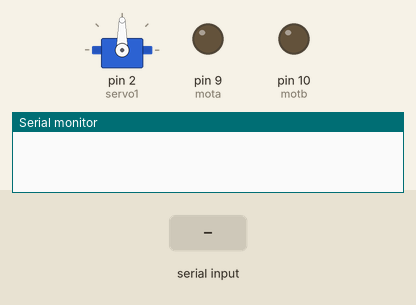
Simulated run of this sketch. Board: Arduino Uno, built with avr-gcc and run on an emulated ATmega328P. On the bench: servo, output pins drawn as LEDs (lit = HIGH), the last lines printed to the serial monitor. Inputs (shaded band) come from the test bench.

Above: at 1.2 s.
1.3 s: "a" received over Serial
At 1.7 s:
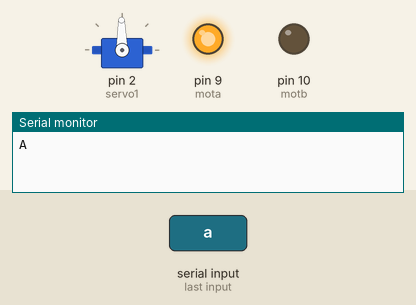
2.8 s: "b" received over Serial
At 4.0 s:
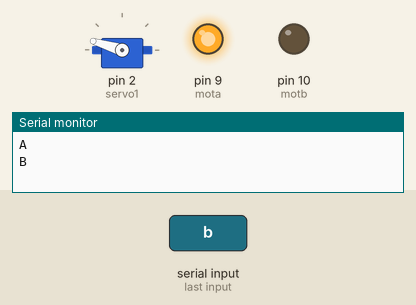
4.3 s: "c" received over Serial
At 5.1 s:
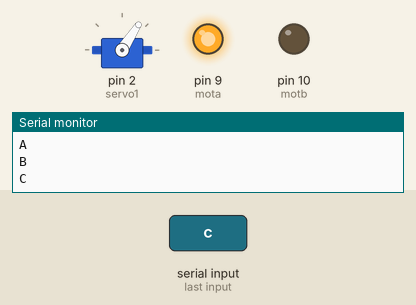
5.8 s: "d" received over Serial
At 6.3 s:
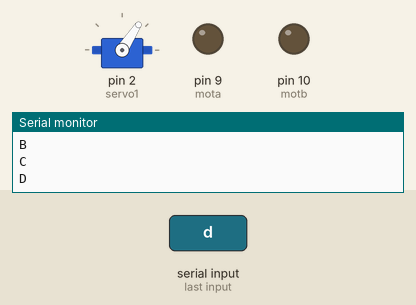
7.3 s: "b" received over Serial
At 8.6 s:
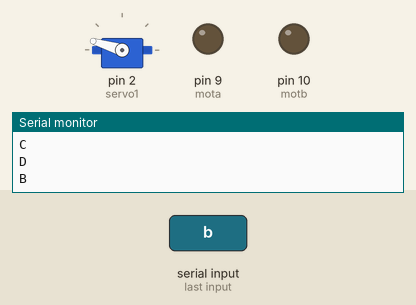
Timing chart, 0 to 9.8 s (numbered marks = the images above; inputs shaded):
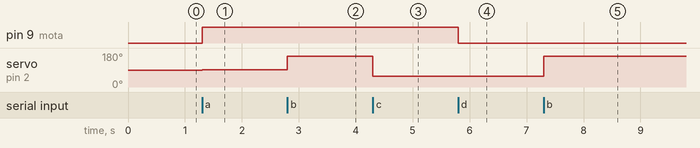

Measured:
- after the input at 1.3 s, pin 9 (mota): LOW → HIGH at once; servo on pin 2 (servo1): 90° → 91° at once
- after the input at 2.8 s, servo on pin 2 (servo1): 91° → 163° at once
- after the input at 4.3 s, servo on pin 2 (servo1): 163° → 57° at once
- after the input at 5.8 s, pin 9 (mota): HIGH → LOW at once
- after the input at 7.3 s, servo on pin 2 (servo1): 57° → 163° at once

The sketch:

startbot.ino
```cpp
#include <Servo.h>
int option;

Servo servo1;
int posicion;
int mota = 9;
int motb = 10;
int vel = 1023;


void setup(){
  Serial.begin(9600);
  servo1.attach(2);
  pinMode(mota, OUTPUT);
  pinMode(motb, OUTPUT);
}

void loop(){
  if (Serial.available()>0){

    option=Serial.read();

    if(option=='a') { // Adelante
      /*
        Funcion para mover servo adelante
      */
      int velocidad = map('9','0','9',0,255);
      analogWrite(mota, velocidad);
      posicion = 510;
      posicion = map(posicion, 0, 1023, 180,0);
      servo1.write(posicion);
      delay(150);
      Serial.println("A");
    }
    if(option=='b') { // Derecha
      /*
        Funcion para mover servo a la derecha
      */
        posicion = 100;
 	posicion = map(posicion, 0, 1023, 180,0);
 	servo1.write(posicion);                  // Escribimos la posicion con el mapa de valores al servo
        delay(150);
      Serial.println("B");
    }
    if(option=='c') { // Izquierda
      /*
        Funcion para mover servo a la Izquierda
      */
      posicion = 700;
      posicion = map(posicion, 0, 1023, 180,0);
      servo1.write(posicion);
      delay(150);
      Serial.println("C");
    }
    if(option=='d') { // Alto
      /*
        Funcion para mover servo a la
      */
      int velocidad = map('0','0','9',0,255);
      analogWrite(mota, velocidad);
      Serial.println("D");
    }
  }
}

/*
a.- Adelande
b.- Derecha
c.- Izquierda
d.- Alto

*/
```
